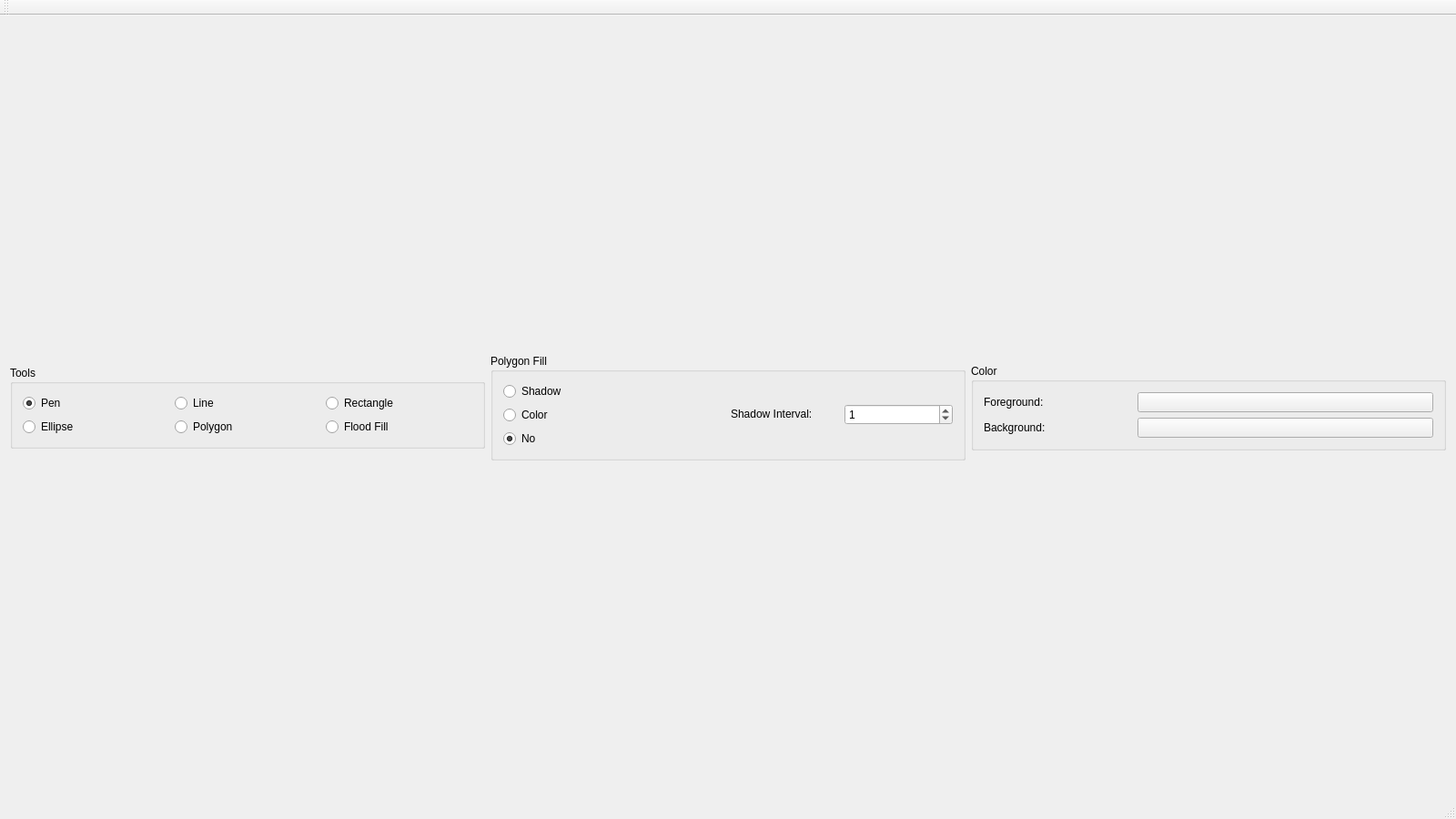
<?xml version="1.0" encoding="UTF-8"?>
<ui version="4.0">
 <class>MainWindow</class>
 <widget class="QMainWindow" name="MainWindow">
  <property name="geometry">
   <rect>
    <x>0</x>
    <y>0</y>
    <width>1600</width>
    <height>900</height>
   </rect>
  </property>
  <property name="sizePolicy">
   <sizepolicy hsizetype="Preferred" vsizetype="Preferred">
    <horstretch>0</horstretch>
    <verstretch>0</verstretch>
   </sizepolicy>
  </property>
  <property name="windowTitle">
   <string>MiniPainter</string>
  </property>
  <widget class="QWidget" name="centralWidget">
   <property name="sizePolicy">
    <sizepolicy hsizetype="Preferred" vsizetype="Preferred">
     <horstretch>0</horstretch>
     <verstretch>0</verstretch>
    </sizepolicy>
   </property>
   <property name="layoutDirection">
    <enum>Qt::LeftToRight</enum>
   </property>
   <layout class="QVBoxLayout" name="verticalLayout_2">
    <item>
     <layout class="QVBoxLayout" name="mainVerticalLayout">
      <property name="sizeConstraint">
       <enum>QLayout::SetDefaultConstraint</enum>
      </property>
      <item>
       <layout class="QHBoxLayout" name="mainHorizontalLayout">
        <item>
         <widget class="QGroupBox" name="groupBox">
          <property name="sizePolicy">
           <sizepolicy hsizetype="Preferred" vsizetype="Fixed">
            <horstretch>0</horstretch>
            <verstretch>0</verstretch>
           </sizepolicy>
          </property>
          <property name="title">
           <string>Tools</string>
          </property>
          <layout class="QVBoxLayout" name="verticalLayout_3">
           <item>
            <layout class="QHBoxLayout" name="horizontalLayout_2">
             <property name="sizeConstraint">
              <enum>QLayout::SetDefaultConstraint</enum>
             </property>
             <item>
              <widget class="QRadioButton" name="penBtn">
               <property name="text">
                <string>Pen</string>
               </property>
               <property name="checked">
                <bool>true</bool>
               </property>
              </widget>
             </item>
             <item>
              <widget class="QRadioButton" name="lineBtn">
               <property name="text">
                <string>Line</string>
               </property>
              </widget>
             </item>
             <item>
              <widget class="QRadioButton" name="rectBtn">
               <property name="text">
                <string>Rectangle</string>
               </property>
              </widget>
             </item>
            </layout>
           </item>
           <item>
            <layout class="QHBoxLayout" name="horizontalLayout_4">
             <item>
              <widget class="QRadioButton" name="ellipseBtn">
               <property name="text">
                <string>Ellipse</string>
               </property>
              </widget>
             </item>
             <item>
              <widget class="QRadioButton" name="polygonBtn">
               <property name="text">
                <string>Polygon</string>
               </property>
              </widget>
             </item>
             <item>
              <widget class="QRadioButton" name="floodBtn">
               <property name="text">
                <string>Flood Fill</string>
               </property>
              </widget>
             </item>
            </layout>
           </item>
          </layout>
         </widget>
        </item>
        <item>
         <widget class="QGroupBox" name="groupBox_2">
          <property name="sizePolicy">
           <sizepolicy hsizetype="Preferred" vsizetype="Fixed">
            <horstretch>0</horstretch>
            <verstretch>0</verstretch>
           </sizepolicy>
          </property>
          <property name="title">
           <string>Polygon Fill</string>
          </property>
          <layout class="QHBoxLayout" name="horizontalLayout_3">
           <item>
            <layout class="QHBoxLayout" name="horizontalLayout_5">
             <item>
              <layout class="QVBoxLayout" name="verticalLayout_5">
               <item>
                <widget class="QRadioButton" name="shadowBtn">
                 <property name="text">
                  <string>Shadow</string>
                 </property>
                </widget>
               </item>
               <item>
                <widget class="QRadioButton" name="colorBtn">
                 <property name="text">
                  <string>Color</string>
                 </property>
                </widget>
               </item>
               <item>
                <widget class="QRadioButton" name="noBtn">
                 <property name="text">
                  <string>No</string>
                 </property>
                 <property name="checked">
                  <bool>true</bool>
                 </property>
                </widget>
               </item>
              </layout>
             </item>
            </layout>
           </item>
           <item>
            <layout class="QVBoxLayout" name="verticalLayout_4">
             <item>
              <layout class="QHBoxLayout" name="horizontalLayout_6">
               <item>
                <widget class="QLabel" name="label">
                 <property name="sizePolicy">
                  <sizepolicy hsizetype="Preferred" vsizetype="Fixed">
                   <horstretch>0</horstretch>
                   <verstretch>0</verstretch>
                  </sizepolicy>
                 </property>
                 <property name="text">
                  <string>Shadow Interval:</string>
                 </property>
                </widget>
               </item>
               <item>
                <widget class="QSpinBox" name="intervalSb">
                 <property name="value">
                  <number>1</number>
                 </property>
                </widget>
               </item>
              </layout>
             </item>
            </layout>
           </item>
          </layout>
         </widget>
        </item>
        <item>
         <widget class="QGroupBox" name="groupBox_3">
          <property name="sizePolicy">
           <sizepolicy hsizetype="Preferred" vsizetype="Fixed">
            <horstretch>0</horstretch>
            <verstretch>0</verstretch>
           </sizepolicy>
          </property>
          <property name="title">
           <string>Color</string>
          </property>
          <layout class="QVBoxLayout" name="verticalLayout_6">
           <item>
            <layout class="QHBoxLayout" name="horizontalLayout_9">
             <item>
              <widget class="QLabel" name="label_3">
               <property name="sizePolicy">
                <sizepolicy hsizetype="Preferred" vsizetype="Fixed">
                 <horstretch>1</horstretch>
                 <verstretch>0</verstretch>
                </sizepolicy>
               </property>
               <property name="text">
                <string>Foreground:</string>
               </property>
              </widget>
             </item>
             <item>
              <widget class="QPushButton" name="fgColorBtn">
               <property name="sizePolicy">
                <sizepolicy hsizetype="Minimum" vsizetype="Fixed">
                 <horstretch>2</horstretch>
                 <verstretch>0</verstretch>
                </sizepolicy>
               </property>
               <property name="text">
                <string/>
               </property>
               <property name="flat">
                <bool>false</bool>
               </property>
              </widget>
             </item>
            </layout>
           </item>
           <item>
            <layout class="QHBoxLayout" name="horizontalLayout_8">
             <item>
              <widget class="QLabel" name="label_4">
               <property name="sizePolicy">
                <sizepolicy hsizetype="Preferred" vsizetype="Fixed">
                 <horstretch>1</horstretch>
                 <verstretch>0</verstretch>
                </sizepolicy>
               </property>
               <property name="text">
                <string>Background:</string>
               </property>
              </widget>
             </item>
             <item>
              <widget class="QPushButton" name="bgColorBtn">
               <property name="sizePolicy">
                <sizepolicy hsizetype="Minimum" vsizetype="Fixed">
                 <horstretch>2</horstretch>
                 <verstretch>0</verstretch>
                </sizepolicy>
               </property>
               <property name="text">
                <string/>
               </property>
              </widget>
             </item>
            </layout>
           </item>
          </layout>
         </widget>
        </item>
       </layout>
      </item>
     </layout>
    </item>
   </layout>
  </widget>
  <widget class="QMenuBar" name="menuBar">
   <property name="geometry">
    <rect>
     <x>0</x>
     <y>0</y>
     <width>1600</width>
     <height>26</height>
    </rect>
   </property>
  </widget>
  <widget class="QToolBar" name="mainToolBar">
   <attribute name="toolBarArea">
    <enum>TopToolBarArea</enum>
   </attribute>
   <attribute name="toolBarBreak">
    <bool>false</bool>
   </attribute>
  </widget>
  <widget class="QStatusBar" name="statusBar">
   <property name="statusTip">
    <string/>
   </property>
  </widget>
 </widget>
 <layoutdefault spacing="6" margin="11"/>
 <resources/>
 <connections/>
</ui>
